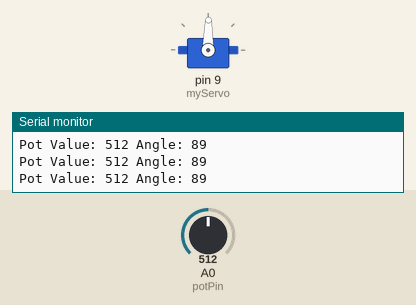
This sketch was run on a simulated Arduino Uno, built with avr-gcc and run on an emulated ATmega328P. On the bench: servo, the last lines printed to the serial monitor. The test bench sets the inputs (shaded band); at power-on: A0 (potPin) = 512.

Above: at 1.2 s.
1.3 s: A0 (potPin) set to 109
At 2.2 s:
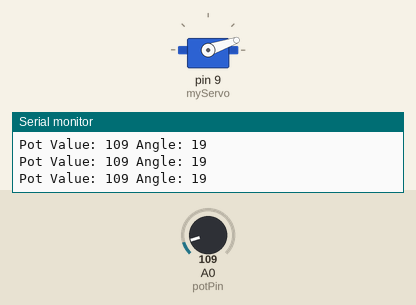
2.8 s: A0 (potPin) set to 94
At 3.8 s:
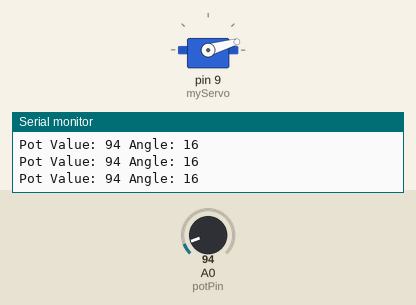
4.3 s: A0 (potPin) set to 122
At 5.3 s:
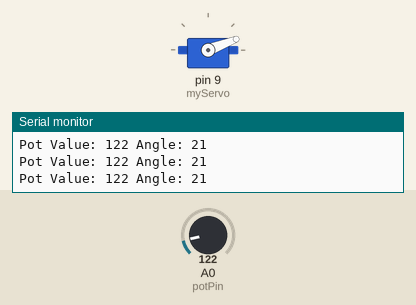
5.8 s: A0 (potPin) set to 306
At 7.0 s:
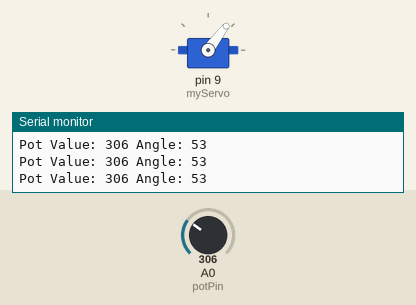
7.3 s: A0 (potPin) set to 993
At 7.7 s:
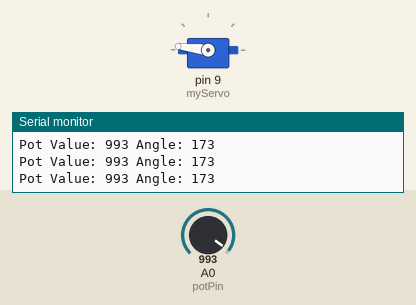
8.8 s: A0 (potPin) set to 1007
At 9.6 s:
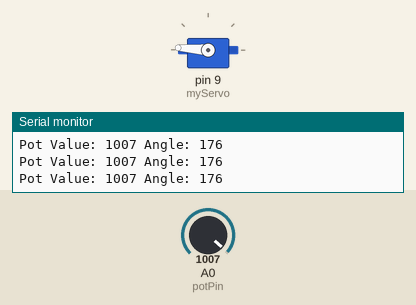
Timing chart, 0 to 11.3 s (numbered marks = the images above; inputs shaded):
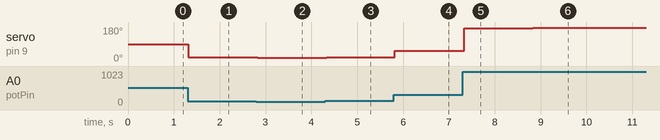

The sketch:

mood_cue.ino
```cpp
#include <Servo.h>

Servo myServo;
int const potPin = A0;
int potVal;
int angle;

void setup() {
  // Tell Arduino which pin the servo motor is attached to.
  myServo.attach(9);

  Serial.begin(9600);
}

void loop() {
  potVal = analogRead(potPin);
  Serial.print("Pot Value: ");
  Serial.print(potVal);

  angle = map(potVal, 0, 1023, 0, 179);
  Serial.print(" Angle: ");
  Serial.println(angle);

  myServo.write(angle);
  delay(15);
}
```

Measured:
- after the input at 1.3 s, servo on pin 9 (myServo): 89° → 19° at once
- after the input at 2.8 s, servo on pin 9 (myServo): 19° → 16° at once
- after the input at 4.3 s, servo on pin 9 (myServo): 16° → 21° at once
- after the input at 5.8 s, servo on pin 9 (myServo): 21° → 53° at once
- after the input at 7.3 s, servo on pin 9 (myServo): 53° → 173° at once
- after the input at 8.8 s, servo on pin 9 (myServo): 173° → 176° at once
